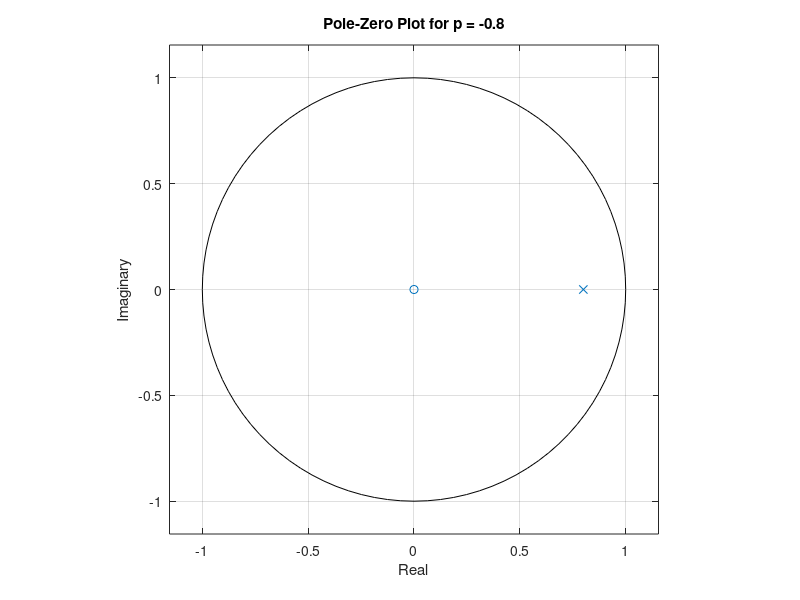
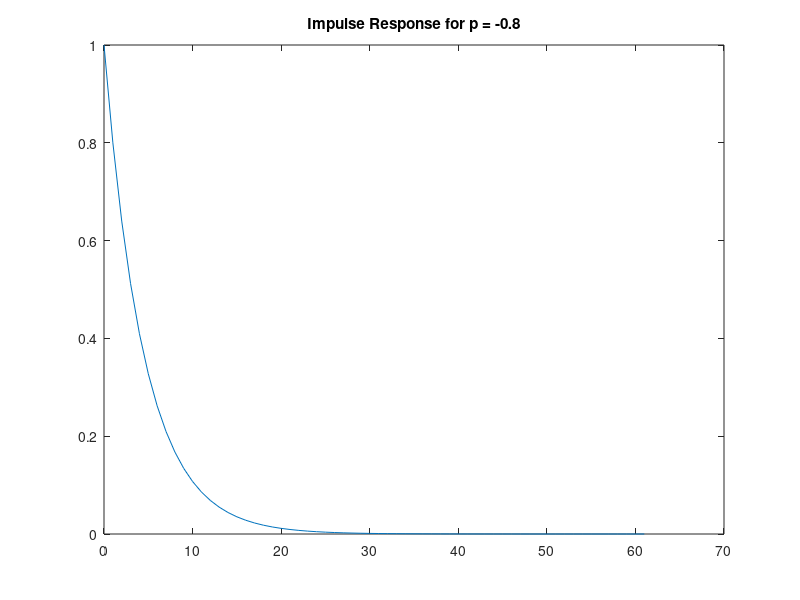
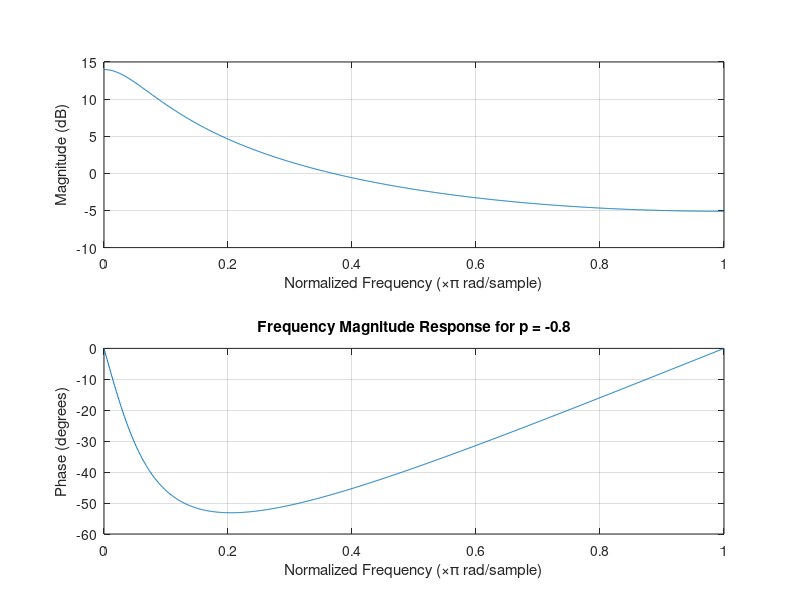
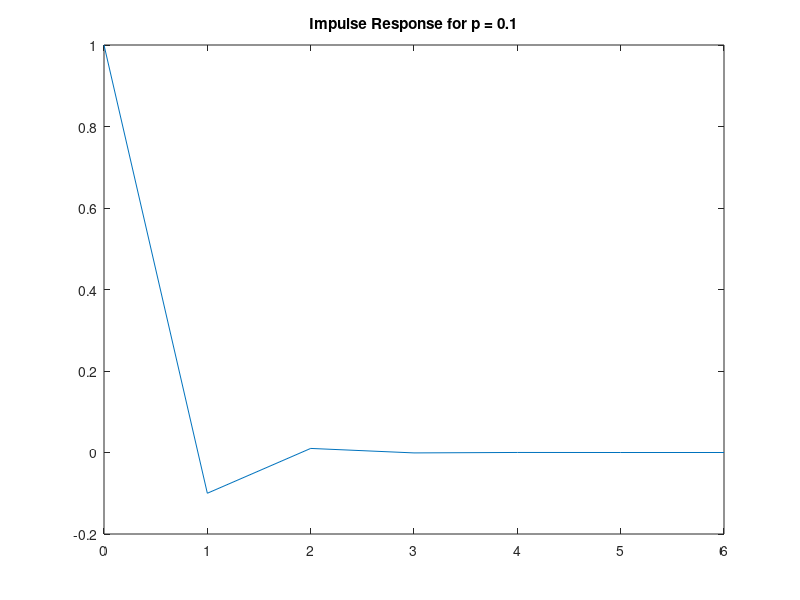

Source code (MATLAB) for these figures, in order:
b = [1];
p = -0.8;
a = [1, p];
zplane(b,a);
title("Pole-Zero Plot for p = -0.8");
xlabel("Real");
ylabel("Imaginary");
n = 1001;
figure;
[h,t] = impz(b,a);
plot(t, h);
title("Impulse Response for p = -0.8");

figure;
freqz(b,a,n);
title("Frequency Magnitude Response for p = -0.8");

figure;
p = 0.1;
a = [1 p];
[h,t] = impz(b,a);
plot(t, h);
title("Impulse Response for p = 0.1");

figure;
freqz(b,a,n);
title("Frequency Magnitude Response for p = 0.1");

figure;
zplane(b,a);
title("Pole-Zero Plot for p = 0.1");
xlabel("Real");
ylabel("Imaginary");
